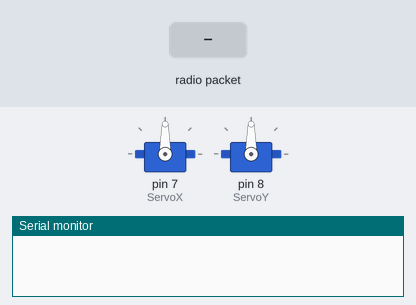
Recording of a sketch running on a simulated Arduino Uno, built with avr-gcc and run on an emulated ATmega328P. On the bench: 2 × servo, the last lines printed to the serial monitor. The test bench sets the inputs (shaded band). No radio packets arrive unless stated.

Above: at 1.2 s.
1.3 s: radio packet "1" arrives
At 1.9 s:
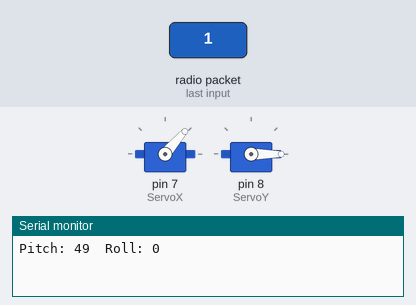
2.8 s: radio packet "0" arrives
At 3.1 s:
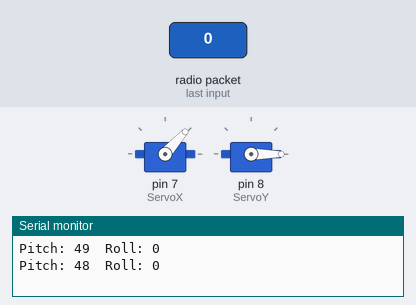
Timing chart, 0 to 5.8 s (numbered marks = the images above; inputs shaded):
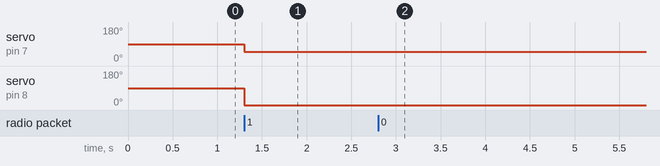

Measured:
- after the input at 1.3 s, servo on pin 7 (ServoX): 90° → 49° at once; servo on pin 8 (ServoY): 90° → 0° at once
- after the input at 2.8 s, servo on pin 7 (ServoX): 49° → 48° at once

The sketch:

nrfrx.ino
```cpp
#include <SPI.h>
#include "nRF24L01.h"
#include "RF24.h"
#include <Servo.h>
byte data[10];
RF24 nrf(9,10);// nrf pinleri
const uint64_t pipe = 0xE8E8F0F0E1LL;
Servo ServoX,ServoY;
void setup(void){
 Serial.begin(9600);
 ServoX.attach(7);// servo pinleri
 ServoY.attach(8);// servo pinleri
 nrf.begin();
 nrf.openReadingPipe(1,pipe);
 nrf.startListening();

 }

void loop(void){
 if (nrf.available())
 {
   bool done = false;
   while (!done)
   {
     done = nrf.read(data, sizeof(data));

  Serial.print("Pitch: "); Serial.print(data[0]);
  Serial.print("\t");
  Serial.print("Roll: "); Serial.print(data[1]);
  Serial.print("\n");

  ServoX.write(data[0]);
 ServoY.write(data[1]);
     delay(10);
   }
 }
 }
```
